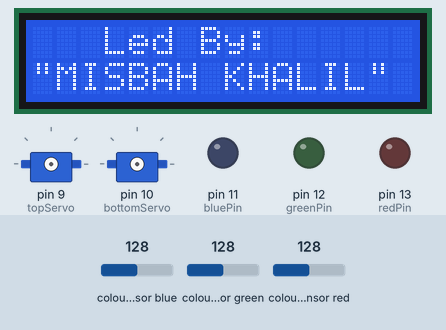
The sketch below on a simulated Arduino Uno, built with avr-gcc and run on an emulated ATmega328P. On the bench: 16×2 character LCD, 2 × servo, output pins drawn as LEDs (lit = HIGH). Wiring (inferred from the names in the program): TCS3200 colour sensor: output pin 6; S2 pin 4; S3 pin 5; S0 pin 2; S1 pin 3. Inputs (shaded band) come from the test bench; at power-on: colour sensor green 128, colour sensor blue 128, colour sensor red 128. Pins used as bus, display or sensor lines are not drawn; what the sketch prints to the serial monitor is not drawn.

Above: at 1.7 s.
At 12.7 s:
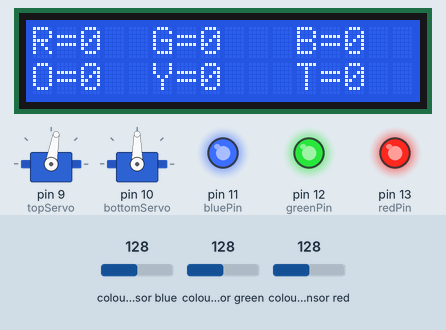
12.8 s: colour sensor green set to 191
15.8 s: colour sensor blue set to 5
17.7 s: colour sensor green set to 5
At 22.0 s:
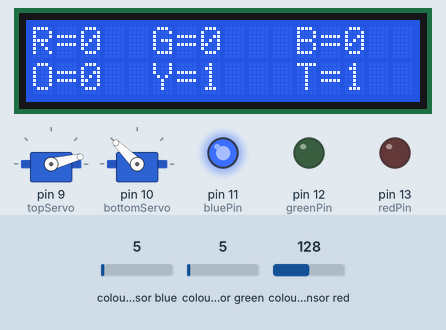
23.7 s: colour sensor red set to 5
At 27.4 s:
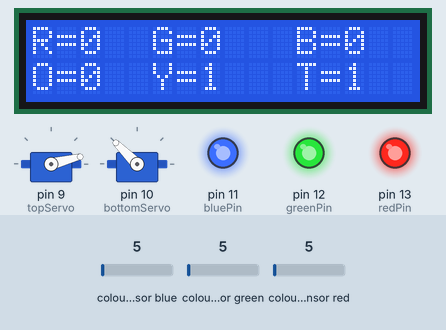
Timing chart, 0 to 27.7 s (numbered marks = the images above; inputs shaded):
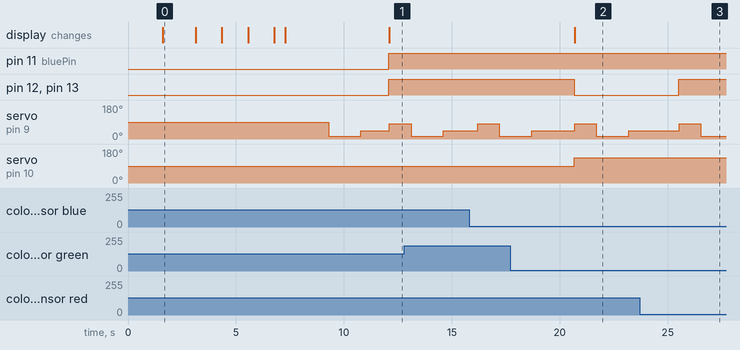

The sketch:

clr_srtng_mchn.ino.ino
```cpp
#include <Wire.h> //I2C/TWI Library
#include <LiquidCrystal_I2C.h>
#include <Servo.h>
#define S0 2
#define S1 3
#define S2 4
#define S3 5
#define sensorOut 6

int redPin = 13;
int greenPin = 12;
int bluePin = 11;
int red=0;
int green=0;
int blue=0;
int yellow=0;
int orange=0;
int total=0;

LiquidCrystal_I2C lcd(0x27, 2, 1, 0, 4, 5, 6, 7, 3, POSITIVE); //I2C pins declaration

Servo topServo;
Servo bottomServo;
int frequency = 0;
int color = 0;
void setup() {
  lcd.begin(16,2); //Defining 16 columns and 2 rows of lcd display
  iniDisplay();
  pinMode(S0, OUTPUT);
  pinMode(S1, OUTPUT);
  pinMode(S2, OUTPUT);
  pinMode(S3, OUTPUT);
  pinMode(sensorOut, INPUT);
  // Setting frequency-scaling to 20%
  digitalWrite(S0, HIGH);
  digitalWrite(S1, LOW);
  topServo.attach(9);
  bottomServo.attach(10);
  Serial.begin(9600);
}
void loop() {
  topServo.write(14);
  delay(1500);
  topServo.write(44);
  delay(1000);

  color = readColor();
  switch (color) {
    case 1:
    bottomServo.write(50);
    setColor(0,0,255);
    blue++;
    break;
    case 2:
    bottomServo.write(85);
    setColor(200,150,30);
    orange++;
    break;
    case 3:
    bottomServo.write(110);
    setColor(0,255,0);
    green++;
    break;
    case 4:
    bottomServo.write(135);
    setColor(255,255,0);
    yellow++;
    break;
    case 5:
    bottomServo.write(160);
    setColor(255,0,0);
    red++;
    break;

    case 0:
    setColor(0,0,0);
    break;
  }
if(color>0)
{
  total=red+green+blue+yellow+orange;
}

  color=0;

  lcd.clear();
  lcd.setCursor(0,0);
  lcd.print("R=");
  lcd.print(red);
  lcd.setCursor(5,0);
  lcd.print("G=");
  lcd.print(green);
  lcd.setCursor(11,0);
  lcd.print("B=");
  lcd.print(blue);
  lcd.setCursor(0,1);
  lcd.print("O=");
  lcd.print(orange);
  lcd.setCursor(5,1);
  lcd.print("Y=");
  lcd.print(yellow);
  lcd.setCursor(11,1);
  lcd.print("T=");
  lcd.print(total);

  topServo.write(80);
  delay(1000);
}

int readColor() {
  int i=0;
  int R=0,G=0,B=0;
  // Setting red filtered photodiodes to be read
  while(i<1000)
  {
    digitalWrite(S2, LOW);
    digitalWrite(S3, LOW);
    // Reading the output frequency
    frequency = pulseIn(sensorOut, LOW);
    R += frequency;
    i++;
  }
    i=0;
    R=abs(R/1000);
    // Printing the value on the serial monitor
    Serial.print("R= ");//printing name
    Serial.print(R);//printing RED color frequency
    Serial.print("  ");
    // Setting Green filtered photodiodes to be read
  while(i<1000)
  {
    digitalWrite(S2, HIGH);
    digitalWrite(S3, HIGH);
    // Reading the output frequency
    frequency = pulseIn(sensorOut, LOW);
    G += frequency;
    i++;
  }
    i=0;
    G=abs(G/1000);
    // Printing the value on the serial monitor
    Serial.print("G= ");//printing name
    Serial.print(G);//printing RED color frequency
    Serial.print("  ");
    // Setting Blue filtered photodiodes to be read
  while(i<1000)
  {
    digitalWrite(S2, LOW);
    digitalWrite(S3, HIGH);
    // Reading the output frequency
    frequency = pulseIn(sensorOut, LOW);
    B += frequency;
    i++;
  }
    B=abs(B/1000);
    // Printing the value on the serial monitor
    Serial.print("B= ");//printing name
    Serial.print(B);//printing RED color frequency
    Serial.println("  ");

  if((R>=14 & R<=18) & (G>=1 & G<=5) & (B>=14 & B<=18)){
    color = 1; // Blue
  }
  else if((R>=22 & R<=25) & (G>=0 & G<=5) & (B>=8 & B<=13)){
    color = 2; // Orange
  }
  else if((R>=16 & R<=20) & (G>=4 & G<=8) & (B>=9 & B<=13)){
    color = 3; // Green
  }
  else if((R>=24 & R<=26) & (G>=7 & G<=13) & (B>=9 & B<=18)){
    color = 4; // Yellow
  }
  else if((R>=17 & R<=22) & (G>=0 & G<=4) & (B>=9 & B<=12)){
    color = 5; // Red
  }
  return color;
}

void iniDisplay()
{
  lcd.setCursor(5,0);
  lcd.print(" Team:");
  lcd.setCursor(3,1);
  lcd.print("\"UNIVERSE7\"");
  delay(1500);
  lcd.setCursor(3,0);
  lcd.print("Led By:  ");
  lcd.setCursor(0,1);
  lcd.print("\"MISBAH KHALIL\"");
  delay(1500);
  lcd.clear();
  lcd.setCursor(0,0);
  lcd.print("Team Members:  ");
  lcd.setCursor(0,1);
  lcd.print("\"BILAL-UD-DIN\"");
  delay(1200);
  lcd.setCursor(0,1);
  lcd.print("\"BILAL KHAWAJA\"");
  delay(1200);
  lcd.setCursor(0,1);
  lcd.print("\"NOUMAN EJAZ\"  ");
  delay(1200);
  lcd.clear();
  lcd.noBacklight();
  delay(500);
  lcd.backlight();
  lcd.print("COLOUR SORTING");
  lcd.setCursor(4,1);
  lcd.print("MACHINE");
  delay(2000);
}

void setColor(int red, int green, int blue)
{

    red = 255 - red;
    green = 255 - green;
    blue = 255 - blue;

  analogWrite(redPin, red);
  analogWrite(greenPin, green);
  analogWrite(bluePin, blue);
}
```

Measured:
- after the input at 17.7 s, pin 12 (greenPin), pin 13 (redPin): HIGH → LOW after 3.0 s; servo on pin 10 (bottomServo): 90° → 135° after 3.0 s; the display: changes after 3.0 s (image 2)
- after the input at 23.7 s, pin 12 (greenPin), pin 13 (redPin): LOW → HIGH after 1.8 s
- what the display in image 0 shows lasts 1.5 s, from 1.6 s to 3.1 s
